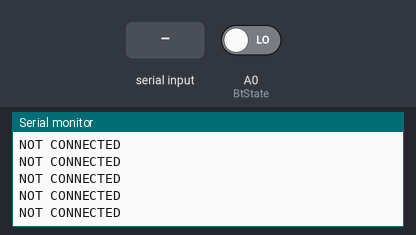
The sketch below on a simulated Arduino Uno, built with avr-gcc and run on an emulated ATmega328P. Parts: the last lines printed to the serial monitor. The inputs (shaded band) are chosen by the test bench; at power-on: A0 (BtState) LOW.

Above: at 1.3 s.
1.4 s: A0 (BtState) driven HIGH
At 3.5 s:
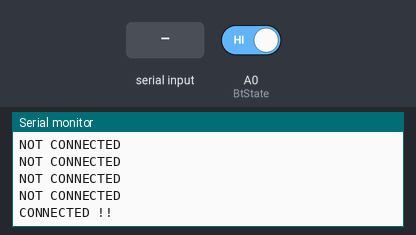
3.8 s: "1" received over the second serial link
At 5.0 s:
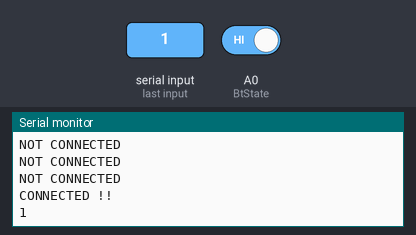
5.3 s: "0" received over the second serial link
At 6.5 s:
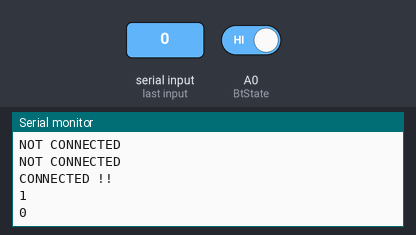
6.8 s: A0 (BtState) driven LOW
At 6.96 s:
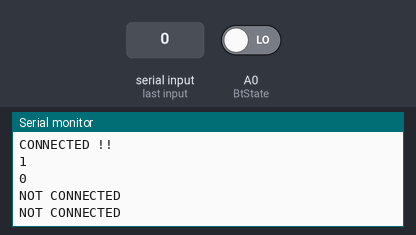

Measured:
- after the input at 1.4 s, the serial monitor: prints a new line after 0.96 s (image 1)
- after the input at 3.8 s, the serial monitor: prints a new line after 0.07 s (image 2)
- after the input at 5.3 s, the serial monitor: prints a new line at once (image 3)
- after the input at 6.8 s, the serial monitor: prints a new line after 0.09 s (image 4)

The sketch:

ble.ino
```cpp
#define BtPower 2
#define BtState A0
#include <SoftwareSerial.h>
SoftwareSerial mySerial(3, 5); // RX, TX

short interval = 0;
String Hold;

void setup() {
  // put your setup code here, to run once:
 pinMode(BtPower, OUTPUT);
 pinMode(BtState, INPUT);

 digitalWrite(BtPower, 1); // Turn on the bluetooth module

 Serial.begin(9600);
  while (!Serial) {
    ; // wait for serial port to connect. Needed for native USB port only
  }
  mySerial.begin(9600);
  delay(100);
}

void loop() {

 State();         //Query the state of the bluetooth module
 if (interval < 20){      // check if the state pin has not been "High" for over 1 sec
  Serial.println("NOT CONNECTED");   // Print message to the serial monitor
 }

 else if (interval >= 20){      // check if the state pin has been "High" for over 1 sec
  Serial.println("CONNECTED !!");       // Print message to the serial monitor
  mySerial.write("111111111111111111111111111111111111234");        // Send data via the bluetooth module to mobile phone.

 while (interval >= 20){        // Do the following while the state pin has been high for over 1 sec
  if (mySerial.available()) {         // check if there is a data sent from the mobile phone.

    while (mySerial.available() > 0){       // Do the following while there is still data in the buffer
        Hold += (char)mySerial.read();      // Read each recieved character and save them in a string
        delay(20);                          // Wait for 20 milliseconds.
      }
//    Hold.remove((Hold.length() - 2), 2);     // Uncomment this line if the recieved data ends with jargons.

      Serial.println(Hold);       // Print the recieved data on the serial monitor
      Hold = "";                  // Empty the space and get set for another incoing data
  }
  if (Serial.available()) {       // check if there is a message from the serial monitor
    mySerial.write(Serial.read());      // Send the message to the mobile phone via the bluetooth module
  }
  State();        //Query the state of the bluetooth module
 }

}
}

short State(){
  delay(50);
 if (digitalRead(BtState) == 1){
  interval += 1;
 }
 else if (digitalRead(BtState) == 0){
  interval = 0;
 }
}
```
